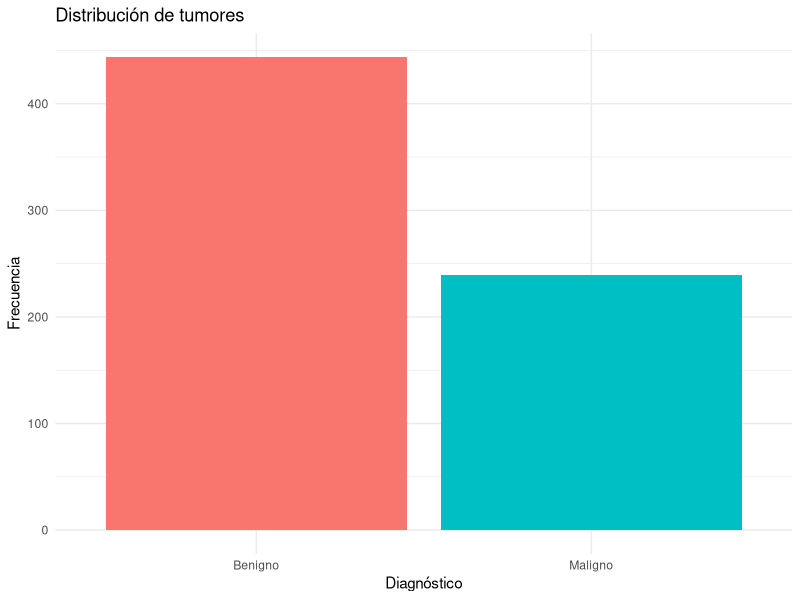
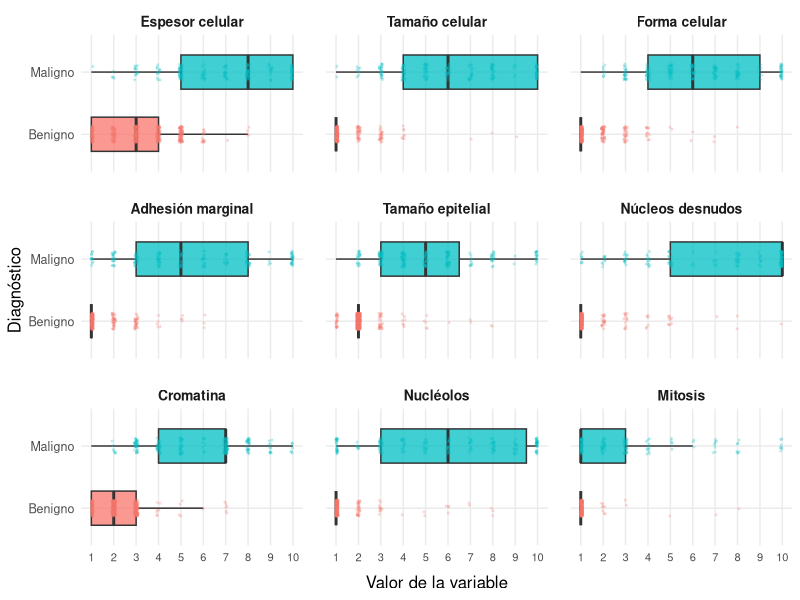
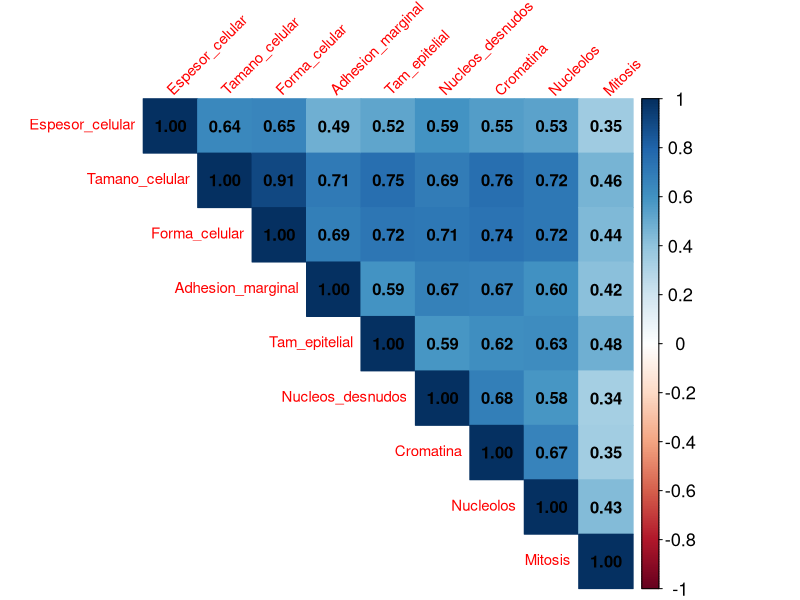
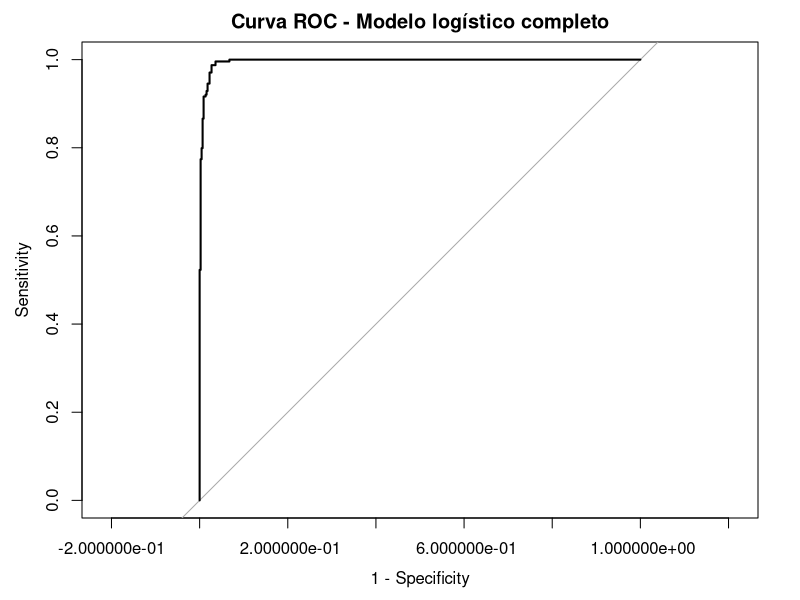
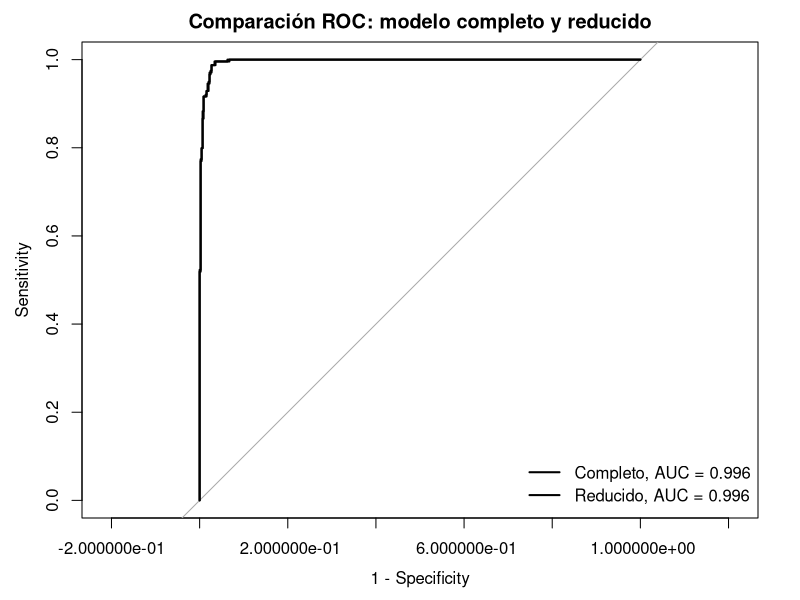

The R script that drew these images, in order:
# ==============================================================================
# Trabajo Fin de Grado - Grado en Matemáticas
# Regresión lineal y logística: fundamentos teóricos y aplicaciones en medicina
#
# Script: Regresión logística aplicada al cáncer de mama
# Autor: Eduardo Calvo Alonso
# Curso: 2025-2026
#
# Descripción:
#   Este programa reproduce el análisis de regresión logística realizado sobre el
#   conjunto Breast Cancer Wisconsin. Incluye análisis exploratorio, ajuste de un
#   modelo logístico completo y reducido, evaluación mediante ROC/AUC, validación
#   cruzada y comparación con ridge y lasso.
# ==============================================================================

# 0. Configuración inicial -------------------------------------------------------

set.seed(123)

# Cambiar a TRUE si se desea guardar algunas figuras en la carpeta figures/.
guardar_figuras <- FALSE
ruta_figuras <- "figures"

if (guardar_figuras && !dir.exists(ruta_figuras)) {
  dir.create(ruta_figuras, recursive = TRUE)
}

paquetes <- c(
  "tidyverse",
  "mlbench",
  "corrplot",
  "pROC",
  "caret",
  "pscl",
  "glmnet"
)

invisible(lapply(paquetes, function(pkg) {
  if (!requireNamespace(pkg, quietly = TRUE)) {
    stop(
      paste0(
        "Falta el paquete '", pkg,
        "'. Instálalo con install.packages('", pkg, "')."
      ),
      call. = FALSE
    )
  }
  library(pkg, character.only = TRUE)
}))


# 1. Carga y preparación de datos ------------------------------------------------

data("BreastCancer", package = "mlbench")
datos <- BreastCancer

# Eliminamos el identificador, que no aporta información predictiva.
datos <- datos %>%
  select(-Id) %>%
  na.omit()

# Conversión de variables explicativas a formato numérico.
datos <- datos %>%
  mutate(across(.cols = -Class, .fns = ~ as.numeric(as.character(.))))

# Nombres en español.
colnames(datos) <- c(
  "Espesor_celular",
  "Tamano_celular",
  "Forma_celular",
  "Adhesion_marginal",
  "Tam_epitelial",
  "Nucleos_desnudos",
  "Cromatina",
  "Nucleolos",
  "Mitosis",
  "Diagnostico"
)

# Variable respuesta en formato factor y binario.
datos <- datos %>%
  mutate(
    Diagnostico = ifelse(Diagnostico == "malignant", "Maligno", "Benigno"),
    Diagnostico = factor(Diagnostico, levels = c("Benigno", "Maligno")),
    Diagnostico_bin = ifelse(Diagnostico == "Maligno", 1, 0)
  )

cat("\nDimensiones del conjunto de datos tras eliminar valores perdidos:\n")
print(dim(datos))

cat("\nDistribución de clases:\n")
print(table(datos$Diagnostico))
print(prop.table(table(datos$Diagnostico)))


# 2. Análisis exploratorio ------------------------------------------------------

vars_cancer <- c(
  "Espesor_celular",
  "Tamano_celular",
  "Forma_celular",
  "Adhesion_marginal",
  "Tam_epitelial",
  "Nucleos_desnudos",
  "Cromatina",
  "Nucleolos",
  "Mitosis"
)

etiquetas_vars <- c(
  Espesor_celular = "Espesor celular",
  Tamano_celular = "Tamaño celular",
  Forma_celular = "Forma celular",
  Adhesion_marginal = "Adhesión marginal",
  Tam_epitelial = "Tamaño epitelial",
  Nucleos_desnudos = "Núcleos desnudos",
  Cromatina = "Cromatina",
  Nucleolos = "Nucléolos",
  Mitosis = "Mitosis"
)

# 2.1. Distribución de clases ---------------------------------------------------

fig_clases <- ggplot(datos, aes(x = Diagnostico, fill = Diagnostico)) +
  geom_bar() +
  labs(
    title = "Distribución de tumores",
    x = "Diagnóstico",
    y = "Frecuencia"
  ) +
  theme_minimal() +
  theme(legend.position = "none")

print(fig_clases)

if (guardar_figuras) {
  ggsave(
    filename = file.path(ruta_figuras, "cancer_distribucion_clases.png"),
    plot = fig_clases,
    width = 6,
    height = 4,
    dpi = 300
  )
}

# 2.2. Boxplots conjuntos por diagnóstico --------------------------------------

datos_long_cancer <- datos %>%
  select(Diagnostico, all_of(vars_cancer)) %>%
  pivot_longer(
    cols = all_of(vars_cancer),
    names_to = "variable",
    values_to = "valor"
  ) %>%
  mutate(
    variable = factor(
      variable,
      levels = names(etiquetas_vars),
      labels = unname(etiquetas_vars)
    )
  )

fig_distribucion_cancer <- ggplot(
  datos_long_cancer,
  aes(x = valor, y = Diagnostico, fill = Diagnostico)
) +
  geom_boxplot(
    width = 0.55,
    outlier.shape = NA,
    alpha = 0.75
  ) +
  geom_jitter(
    aes(color = Diagnostico),
    height = 0.13,
    width = 0.08,
    alpha = 0.18,
    size = 0.45,
    show.legend = FALSE
  ) +
  facet_wrap(~ variable, ncol = 3) +
  scale_x_continuous(breaks = 1:10, limits = c(1, 10)) +
  labs(
    x = "Valor de la variable",
    y = "Diagnóstico"
  ) +
  theme_minimal(base_size = 11) +
  theme(
    strip.text = element_text(face = "bold", size = 10),
    axis.text.x = element_text(size = 8),
    axis.text.y = element_text(size = 9),
    axis.title.x = element_text(size = 12, margin = margin(t = 8)),
    axis.title.y = element_text(size = 12),
    panel.grid.minor = element_blank(),
    panel.spacing = unit(1.15, "lines"),
    legend.position = "none"
  )

print(fig_distribucion_cancer)

if (guardar_figuras) {
  ggsave(
    filename = file.path(ruta_figuras, "cancer_boxplots_variables.png"),
    plot = fig_distribucion_cancer,
    width = 9,
    height = 7,
    dpi = 300
  )
}

# 2.3. Matriz de correlaciones --------------------------------------------------

correlaciones <- datos %>%
  select(all_of(vars_cancer)) %>%
  cor()

cat("\nMatriz de correlaciones redondeada:\n")
print(round(correlaciones, 2))

corrplot(
  correlaciones,
  method = "color",
  addCoef.col = "black",
  type = "upper",
  tl.srt = 45,
  tl.cex = 0.9,
  cl.cex = 1.1
)


# 3. Modelo logístico completo --------------------------------------------------

formula_completa <- as.formula(
  paste("Diagnostico_bin ~", paste(vars_cancer, collapse = " + "))
)

modelo_logistico <- glm(
  formula_completa,
  data = datos,
  family = "binomial"
)

cat("\nResumen del modelo logístico completo:\n")
print(summary(modelo_logistico))

obtener_tabla_or <- function(modelo) {
  resumen <- summary(modelo)$coefficients
  ic <- suppressMessages(confint(modelo))

  data.frame(
    Variable = rownames(resumen),
    OR = exp(coef(modelo)),
    IC_95_inf = exp(ic[, 1]),
    IC_95_sup = exp(ic[, 2]),
    p_valor = resumen[, "Pr(>|z|)"],
    row.names = NULL
  )
}

tabla_or_completo <- obtener_tabla_or(modelo_logistico)
cat("\nOdds ratio del modelo completo:\n")
print(tabla_or_completo)


# 4. Funciones de evaluación ----------------------------------------------------

calcular_metricas <- function(real, prob, umbral = 0.5) {
  prob <- as.numeric(prob)
  pred <- ifelse(prob > umbral, "Maligno", "Benigno")
  pred <- factor(pred, levels = c("Benigno", "Maligno"))

  tabla <- table(Real = real, Predicho = pred)

  accuracy <- sum(diag(tabla)) / sum(tabla)
  sensibilidad <- tabla["Maligno", "Maligno"] / sum(tabla["Maligno", ])
  especificidad <- tabla["Benigno", "Benigno"] / sum(tabla["Benigno", ])

  auc_valor <- as.numeric(
    pROC::auc(
      pROC::roc(
        response = real,
        predictor = as.numeric(prob),
        levels = c("Benigno", "Maligno"),
        quiet = TRUE
      )
    )
  )

  data.frame(
    Accuracy = accuracy,
    Sensibilidad = sensibilidad,
    Especificidad = especificidad,
    AUC = auc_valor
  )
}

prob_completo <- predict(modelo_logistico, type = "response")
metricas_completo <- calcular_metricas(datos$Diagnostico, prob_completo)

cat("\nPseudo-R2 del modelo completo:\n")
print(pscl::pR2(modelo_logistico))

cat("\nMétricas del modelo completo evaluado sobre la muestra completa:\n")
print(metricas_completo)

roc_completo <- pROC::roc(
  response = datos$Diagnostico,
  predictor = prob_completo,
  levels = c("Benigno", "Maligno"),
  quiet = TRUE
)

plot(
  roc_completo,
  main = "Curva ROC - Modelo logístico completo",
  legacy.axes = TRUE
)


# 5. Modelo reducido ------------------------------------------------------------

# Selección automática por AIC mediante stepwise bidireccional.
modelo_reducido <- step(
  modelo_logistico,
  direction = "both",
  trace = FALSE
)

cat("\nResumen del modelo logístico reducido:\n")
print(summary(modelo_reducido))

cat("\nComparación AIC:\n")
print(AIC(modelo_logistico, modelo_reducido))

tabla_or_reducido <- obtener_tabla_or(modelo_reducido)
cat("\nOdds ratio del modelo reducido:\n")
print(tabla_or_reducido)

prob_reducido <- predict(modelo_reducido, type = "response")
metricas_reducido <- calcular_metricas(datos$Diagnostico, prob_reducido)

cat("\nPseudo-R2 del modelo reducido:\n")
print(pscl::pR2(modelo_reducido))

cat("\nMétricas del modelo reducido evaluado sobre la muestra completa:\n")
print(metricas_reducido)

roc_reducido <- pROC::roc(
  response = datos$Diagnostico,
  predictor = prob_reducido,
  levels = c("Benigno", "Maligno"),
  quiet = TRUE
)

plot(
  roc_completo,
  main = "Comparación ROC: modelo completo y reducido",
  legacy.axes = TRUE
)
plot(roc_reducido, add = TRUE, lwd = 2)
legend(
  "bottomright",
  legend = c(
    paste0("Completo, AUC = ", round(pROC::auc(roc_completo), 3)),
    paste0("Reducido, AUC = ", round(pROC::auc(roc_reducido), 3))
  ),
  lwd = 2,
  bty = "n"
)


# 6. Regularización: ridge y lasso ---------------------------------------------

x <- model.matrix(formula_completa, data = datos)[, -1]
y <- datos$Diagnostico_bin

# 6.1. Ridge --------------------------------------------------------------------

set.seed(123)

cv_ridge <- cv.glmnet(
  x = x,
  y = y,
  family = "binomial",
  alpha = 0,
  nfolds = 10,
  type.measure = "auc"
)

cat("\nLambda seleccionado para ridge:\n")
print(cv_ridge$lambda.min)

cat("\nCoeficientes ridge para lambda.min:\n")
print(coef(cv_ridge, s = "lambda.min"))

prob_ridge <- predict(
  cv_ridge,
  newx = x,
  s = "lambda.min",
  type = "response"
)

metricas_ridge <- calcular_metricas(datos$Diagnostico, prob_ridge)
cat("\nMétricas ridge evaluadas sobre la muestra completa:\n")
print(metricas_ridge)

# 6.2. Lasso --------------------------------------------------------------------

set.seed(123)

cv_lasso <- cv.glmnet(
  x = x,
  y = y,
  family = "binomial",
  alpha = 1,
  nfolds = 10,
  type.measure = "auc"
)

cat("\nLambda seleccionado para lasso:\n")
print(cv_lasso$lambda.min)

cat("\nCoeficientes lasso para lambda.min:\n")
print(coef(cv_lasso, s = "lambda.min"))

cat("\nCoeficientes lasso para lambda.1se:\n")
print(coef(cv_lasso, s = "lambda.1se"))

prob_lasso <- predict(
  cv_lasso,
  newx = x,
  s = "lambda.1se",
  type = "response"
)

metricas_lasso <- calcular_metricas(datos$Diagnostico, prob_lasso)
cat("\nMétricas lasso evaluadas sobre la muestra completa:\n")
print(metricas_lasso)

coef_lasso_1se <- as.matrix(coef(cv_lasso, s = "lambda.1se"))
variables_lasso <- rownames(coef_lasso_1se)[coef_lasso_1se[, 1] != 0]
variables_lasso <- setdiff(variables_lasso, "(Intercept)")

cat("\nVariables no nulas retenidas por lasso con lambda.1se:\n")
print(variables_lasso)


# 7. Validación cruzada común ---------------------------------------------------

# Se emplea una validación cruzada externa estratificada de 10 particiones.
# En ridge y lasso, lambda se selecciona de nuevo dentro de cada conjunto de
# entrenamiento mediante cv.glmnet, evitando usar información del subconjunto de
# validación externo durante la elección del parámetro.

set.seed(123)

folds <- caret::createFolds(
  datos$Diagnostico,
  k = 10,
  returnTrain = FALSE
)

resultados_cv <- data.frame()

for (j in seq_along(folds)) {
  test_idx <- folds[[j]]

  train <- datos[-test_idx, ]
  test <- datos[test_idx, ]

  x_train <- model.matrix(formula_completa, data = train)[, -1]
  x_test <- model.matrix(formula_completa, data = test)[, -1]
  y_train <- train$Diagnostico_bin

  # 7.1. Modelo logístico clásico.
  modelo_glm <- glm(
    formula_completa,
    data = train,
    family = "binomial"
  )

  prob_glm <- predict(
    modelo_glm,
    newdata = test,
    type = "response"
  )

  met_glm <- calcular_metricas(test$Diagnostico, prob_glm)
  met_glm$Modelo <- "Logístico clásico"
  met_glm$Fold <- j

  # 7.2. Ridge.
  cv_ridge_fold <- cv.glmnet(
    x = x_train,
    y = y_train,
    family = "binomial",
    alpha = 0,
    nfolds = 10,
    type.measure = "auc"
  )

  prob_ridge_fold <- predict(
    cv_ridge_fold,
    newx = x_test,
    s = "lambda.min",
    type = "response"
  )

  met_ridge <- calcular_metricas(test$Diagnostico, prob_ridge_fold)
  met_ridge$Modelo <- "Ridge"
  met_ridge$Fold <- j

  # 7.3. Lasso.
  cv_lasso_fold <- cv.glmnet(
    x = x_train,
    y = y_train,
    family = "binomial",
    alpha = 1,
    nfolds = 10,
    type.measure = "auc"
  )

  prob_lasso_fold <- predict(
    cv_lasso_fold,
    newx = x_test,
    s = "lambda.1se",
    type = "response"
  )

  met_lasso <- calcular_metricas(test$Diagnostico, prob_lasso_fold)
  met_lasso$Modelo <- "Lasso"
  met_lasso$Fold <- j

  resultados_cv <- bind_rows(
    resultados_cv,
    met_glm,
    met_ridge,
    met_lasso
  )
}

resumen_cv <- resultados_cv %>%
  group_by(Modelo) %>%
  summarise(
    Accuracy_media = mean(Accuracy),
    Sensibilidad_media = mean(Sensibilidad),
    Especificidad_media = mean(Especificidad),
    AUC_medio = mean(AUC),
    .groups = "drop"
  )

resumen_cv_sd <- resultados_cv %>%
  group_by(Modelo) %>%
  summarise(
    Accuracy_media = mean(Accuracy),
    Accuracy_sd = sd(Accuracy),
    Sensibilidad_media = mean(Sensibilidad),
    Sensibilidad_sd = sd(Sensibilidad),
    Especificidad_media = mean(Especificidad),
    Especificidad_sd = sd(Especificidad),
    AUC_medio = mean(AUC),
    AUC_sd = sd(AUC),
    .groups = "drop"
  )

cat("\nResumen de validación cruzada:\n")
print(resumen_cv)

cat("\nResumen de validación cruzada con desviaciones típicas:\n")
print(resumen_cv_sd)

# Fin del script ----------------------------------------------------------------
